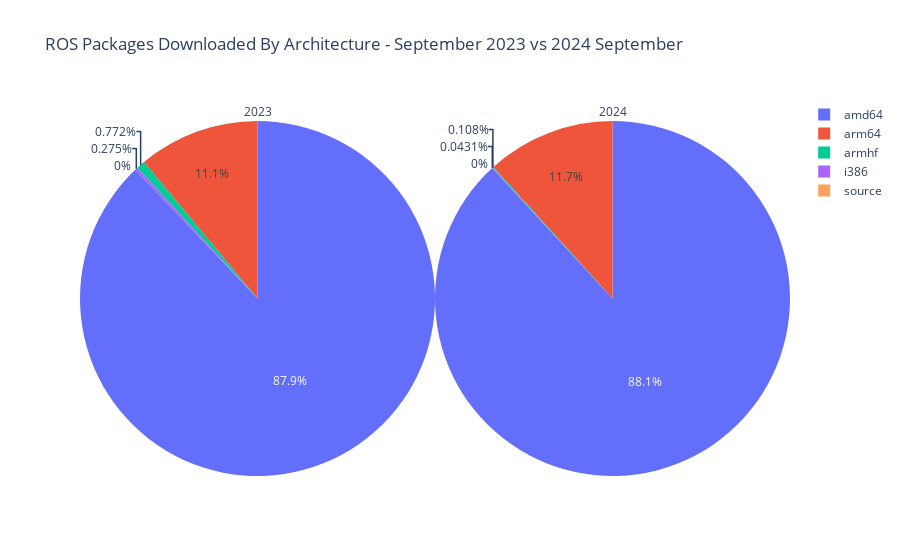

Notebook cell for this chart:
### Code cell
# Download percentages by year
temp["diff"]=temp[this_year]-temp[last_year]
temp = arch_df[arch_os_df[this_year]>0.00001]

trace1 = go.Pie(values= temp[this_year], labels = temp["name"],domain=dict(x=[0.5, 1]),title=this_year)
trace2 = go.Pie(values= temp[last_year], labels = temp["name"],domain=dict(x=[0.0,0.5]),title=last_year)

layout = go.Layout(title="ROS Packages Downloaded By Architecture - {0} {1} vs {2} {3}".format(last_month,last_year,this_year,this_month))
data = [trace1, trace2]
fig = go.Figure(data=data, layout=layout)
fig.show()

### Figure 1 — Plotly figure (JSON) as saved in the notebook; plotly's stock layout.template omitted (floating-point values rounded to 4 significant figures)
{"data": [{"domain": {"x": [0.5, 1]}, "labels": ["i386", "amd64", "armhf", "arm64", "source"], "title": {"text": "2024"}, "type": "pie", "values": [0.04, 81.79, 0.1, 10.87, 0]}, {"domain": {"x": [0, 0.5]}, "labels": ["i386", "amd64", "armhf", "arm64", "source"], "title": {"text": "2023"}, "type": "pie", "values": [0.26, 83.11, 0.73, 10.45, 0]}], "layout": {"title": {"text": "ROS Packages Downloaded By Architecture - September 2023 vs 2024 September"}}}
